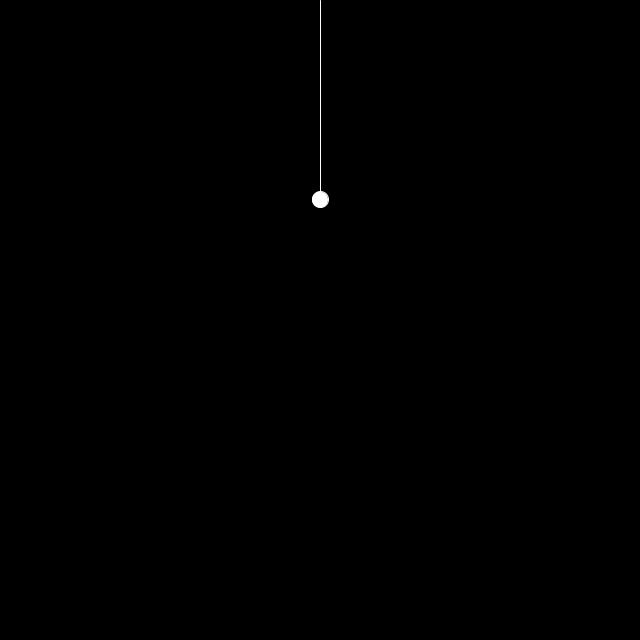
Frame 1 (no input)
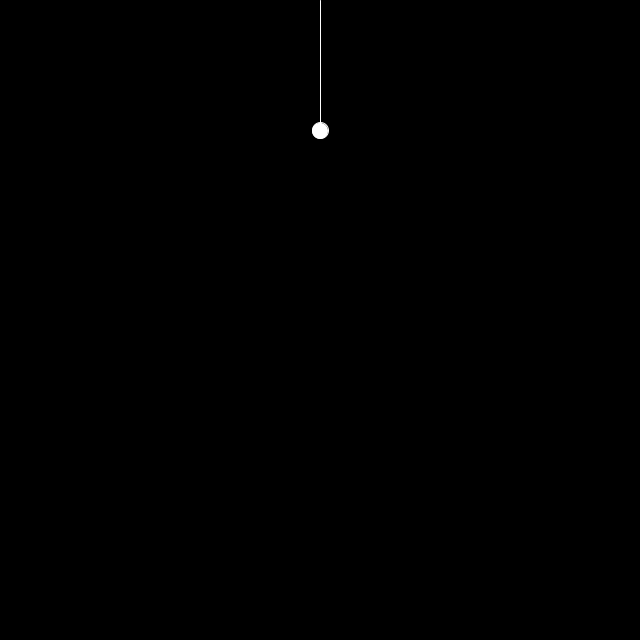
Frame 60 (the mouse pressed at the canvas centre just before this capture)
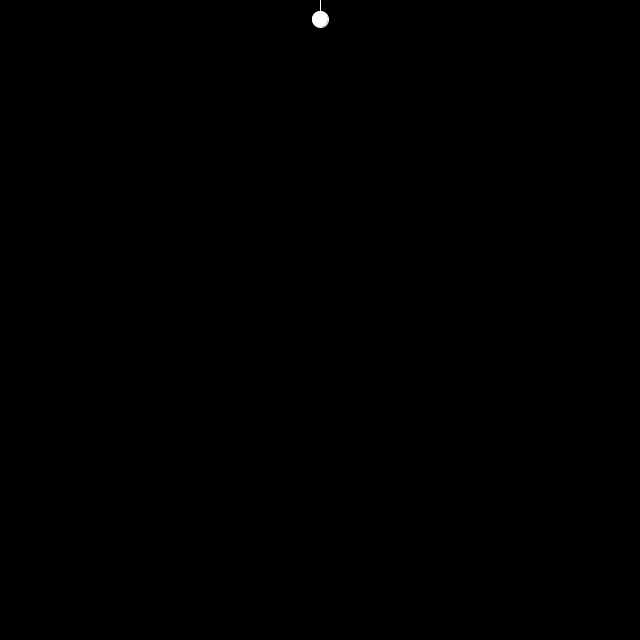
Frame 120 (the mouse held since frame 60 and released just before this capture)

The Processing sketch that drew these frames (run headless with seeded random() and noise(); from frame 60 on, the mouse is pressed at the canvas centre):

// Processing sketch: ex_3_6_weight
// ── ex_3_6_weight.pde
void setup () {
  size(640,640);

}

void draw() {
  background(0);
  float period = 75;
  float amplitude = 100;
  float y = amplitude + amplitude * cos(TWO_PI  * frameCount/period);

  stroke(255);
  fill(255);
  smooth();
  line(width/2, 0, width/2, y);
  ellipse(width/2, y, 16, 16);
}
